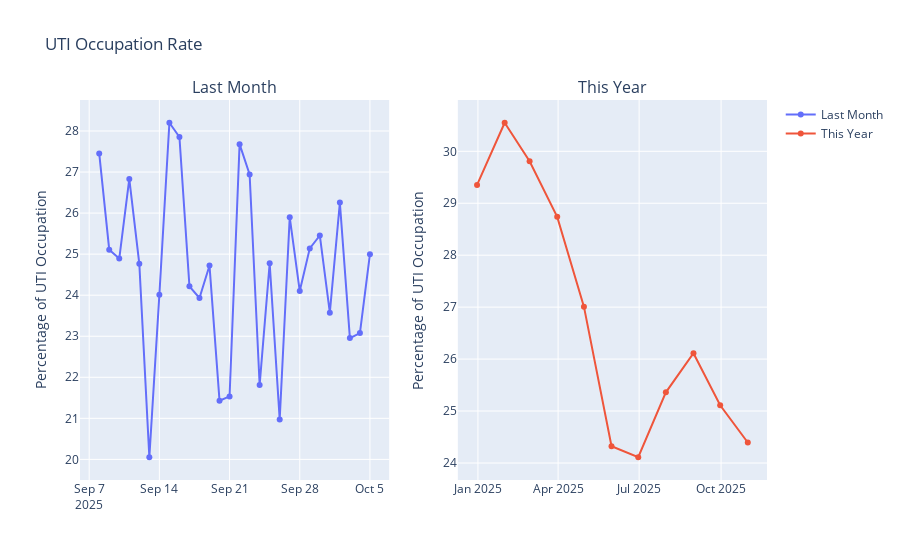

Notebook code for this chart:
### Code cell
plot_sub(uti_perc_month, uti_perc_year, 'UTI Occupation Rate', 'Percentage of UTI Occupation')

### Figure 1 — Plotly figure (JSON) as saved in the notebook; plotly's stock layout.template omitted (floating-point values rounded to 4 significant figures)
{"data": [{"mode": "lines+markers", "name": "Last Month", "type": "scatter", "x": ["2025-09-08T00:00:00", "2025-09-09T00:00:00", "2025-09-10T00:00:00", "2025-09-11T00:00:00", "2025-09-12T00:00:00", "2025-09-13T00:00:00", "2025-09-14T00:00:00", "2025-09-15T00:00:00", "2025-09-16T00:00:00", "2025-09-17T00:00:00", "2025-09-18T00:00:00", "2025-09-19T00:00:00", "2025-09-20T00:00:00", "2025-09-21T00:00:00", "2025-09-22T00:00:00", "2025-09-23T00:00:00", "2025-09-24T00:00:00", "2025-09-25T00:00:00", "2025-09-26T00:00:00", "2025-09-27T00:00:00", "2025-09-28T00:00:00", "2025-09-29T00:00:00", "2025-09-30T00:00:00", "2025-10-01T00:00:00", "2025-10-02T00:00:00", "2025-10-03T00:00:00", "2025-10-04T00:00:00", "2025-10-05T00:00:00"], "xaxis": "x", "y": [27.45, 25.11, 24.89, 26.83, 24.76, 20.05, 24.01, 28.2, 27.85, 24.22, 23.93, 24.72, 21.43, 21.53, 27.68, 26.94, 21.81, 24.78, 20.97, 25.9, 24.1, 25.14, 25.45, 23.57, 26.26, 22.96, 23.08, 25.0], "yaxis": "y"}, {"mode": "lines+markers", "name": "This Year", "type": "scatter", "x": ["2024-12-31T00:00:00", "2025-01-31T00:00:00", "2025-02-28T00:00:00", "2025-03-31T00:00:00", "2025-04-30T00:00:00", "2025-05-31T00:00:00", "2025-06-30T00:00:00", "2025-07-31T00:00:00", "2025-08-31T00:00:00", "2025-09-30T00:00:00", "2025-10-31T00:00:00"], "xaxis": "x2", "y": [29.35, 30.55, 29.81, 28.74, 27.01, 24.32, 24.11, 25.36, 26.11, 25.11, 24.39], "yaxis": "y2"}], "layout": {"annotations": [{"font": {"size": 16}, "showarrow": false, "text": "Last Month", "x": 0.225, "xanchor": "center", "xref": "paper", "y": 1, "yanchor": "bottom", "yref": "paper"}, {"font": {"size": 16}, "showarrow": false, "text": "This Year", "x": 0.775, "xanchor": "center", "xref": "paper", "y": 1, "yanchor": "bottom", "yref": "paper"}], "title": {"text": "UTI Occupation Rate"}, "xaxis": {"anchor": "y", "domain": [0, 0.45]}, "xaxis2": {"anchor": "y2", "domain": [0.55, 1]}, "yaxis": {"anchor": "x", "domain": [0, 1], "title": {"text": "Percentage of UTI Occupation"}}, "yaxis2": {"anchor": "x2", "domain": [0, 1], "title": {"text": "Percentage of UTI Occupation"}}}}
